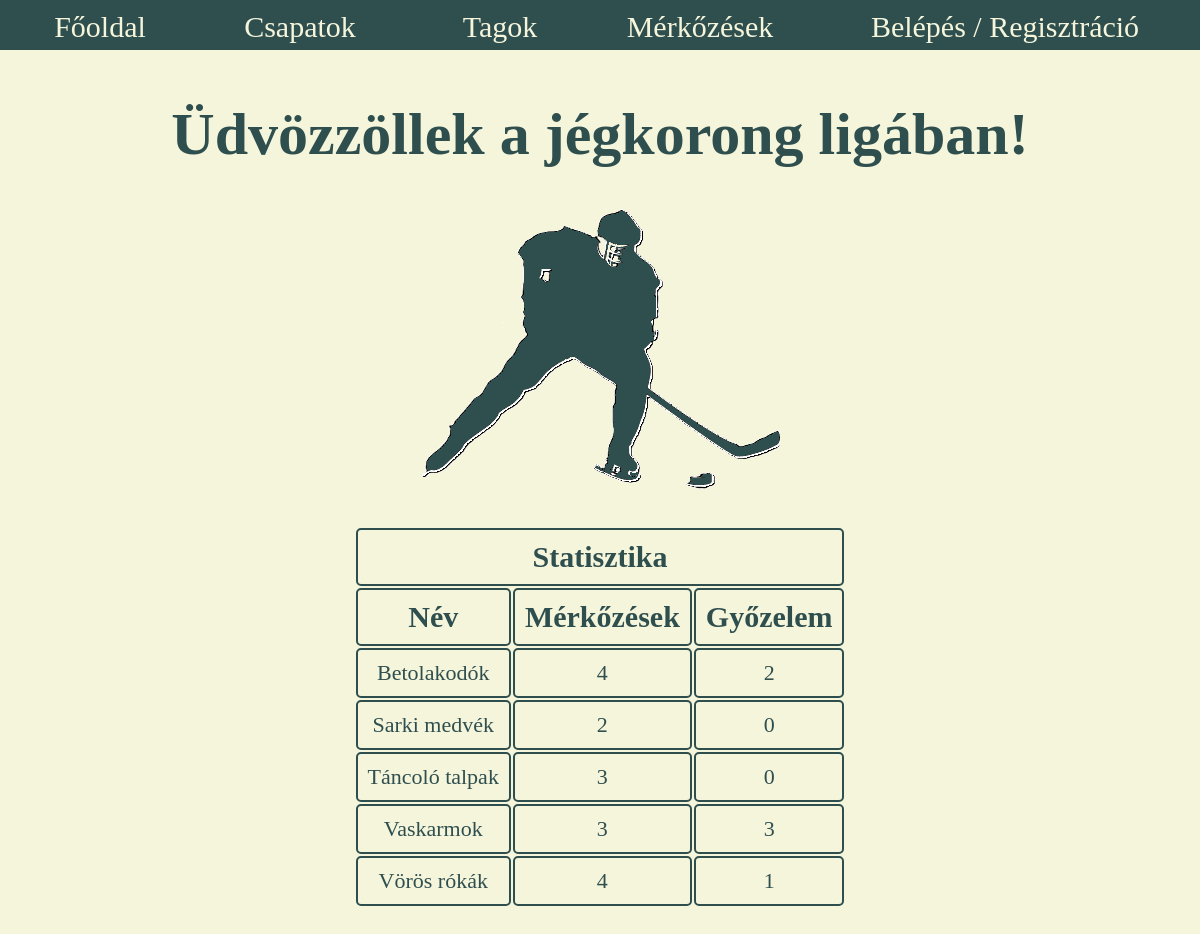
The page / on the database its author committed.
### tables this page shows
CREATE TABLE `csapat` (
  `nev` varchar(50) NOT NULL,
  `varos` varchar(50) NOT NULL,
  `alapitaseve` int(4) NOT NULL
);

### main/db_connect.php (called while the page is built, shortened)
<?php
function csapatsport_connect(){
    $csatlakozas = mysqli_connect("localhost","root","") or die("Nem lehet csatlakozni!");
    mysqli_query($csatlakozas, "SET NAMES utf8");
    mysqli_query($csatlakozas, "SET Character_set_results=utf8");
    mysqli_set_charset($csatlakozas,"utf8");
    return $csatlakozas;
}
function csapatokstatisztika1()
{
    if (!($csapat_statisztika = csapatsport_connect())) {
        echo "Sikertelen Lekérés!";
        return false;
    }
    $leker = mysqli_query($csapat_statisztika, "SELECT nev, count(me.eredmeny) as osszes_meccs FROM merkozes me JOIN csapat csa ON me.csapatnev1 = csa.nev or me.csapatnev2 = csa.nev and me.eredmeny <> 'Nincs rögzítve' GROUP by nev;");
    return $leker;
}
function csapatokstatisztika2()
{
    if (!($csapat_statisztika2 = csapatsport_connect())) {
        echo "Sikertelen Lekérés!";
        return false;
    }
    $leker = mysqli_query($csapat_statisztika2, "SELECT nyertes, COUNT(*) as nyeresek FROM(select
CASE
    WHEN cast(substr(eredmeny,1, 1) as int) > cast(substr(eredmeny,5, 5) as int) THEN merkozes.csapatnev1
    WHEN cast(substr(eredmeny,1, 1) as int) < cast(substr(eredmeny,5, 5) as int) THEN merkozes.csapatnev2
end as nyertes
FROM merkozes) as nyertes_keres
GROUP BY nyertes
HAVING nyertes != 'NULL'");
    return $leker;
}

### index.php (the view, shortened to what this page needs)
<?php
require_once "main/db_connect.php"
?>
<!DOCTYPE html>
<html lang="hu">
<head>
    <link rel="stylesheet" href="css/style.css">
</head>
<body>
<header>
    <div id="menu"><ul>
            <li><a href="index.php">Főoldal</a></li>
            <li><a href="main/csapat_no_in.php">Csapatok</a></li>
            <li><a href="main/tag_no_in.php">Tagok</a></li>
            <li><a href="main/merkozes_no_in.php">Mérkőzések</a></li>
            <li><a href="main/bere.php" style="width: 270px; padding-left: 70px">Belépés / Regisztráció</a></li>
    </div>
</header>
<div id="main"><h1>Üdvözzöllek a jégkorong ligában!</h1>
    <p style="text-align: center"> <img src="css/logo.png" alt="NHL_logo"></p>
    <table><tr><th colspan="5">Statisztika</th> </tr>
        <tr>
            <th>Név</th>
            <th>Mérkőzések</th>
            <th>Győzelem</th>
        </tr>
        <?php
        $db = 0;
        $csapatok_statisztika = csapatokstatisztika1();
        $csapatok_statisztika2 = csapatokstatisztika2();
        while ($sor = mysqli_fetch_assoc($csapatok_statisztika)) {
            echo '<tr>';
            echo '<td>'.$sor['nev'].'</td>';
            echo '<td>'.$sor['osszes_meccs'].'</td>';
            while($sor2 = mysqli_fetch_assoc($csapatok_statisztika2)) {
                if ($sor2['nyertes'] == $sor['nev']) {
                    echo '<td>'.$sor2['nyeresek'].'</td>';
                    $db++;
                    break;
                }
            }
            $csapatok_statisztika2 = csapatokstatisztika2();
            if ($db === 0) {
                echo '<td> 0 </td>';
            }
            $db = 0;
            echo '</tr>';
        }
        ?>
</div>
</body>
</html>

### css/style.css (style rules this page uses)
:root { --vaj: beige; --zoldes: darkslategray; --szurke: lightgray; --lightmandarin: #d0b588; }
body { background-color: var(--vaj); margin: 0; padding: 0; }
header { position: fixed; top: 0; width: 100%; height: 50px; background-color: var(--zoldes); z-index: 1; }
#menu { width: 1250px; margin: 10px auto 0; font-size:30px }
#menu ul { padding: 0; margin: 0; color:var(--vaj); background:var(--zoldes); width:100%; }
#menu li { position:relative; float:left; list-style-type:none; text-align:center; }
#menu li a { display:block; text-decoration:none; color:var(--vaj); width:200px; }
#main { margin-top: 100px; text-align: center; font-size: 30px; color: var(--zoldes); }
#main table { margin: 0 auto; border-radius: 10px; padding-bottom: 50px; }
#main table th, td { padding: 10px; border: 2px solid var(--zoldes); border-radius: 5px }
#main table td { font-size: 22px; }

### rows shown on the page
csapat: nev "Betolakodók", osszes_meccs "4", nyeresek "2"
csapat: nev "Sarki medvék", osszes_meccs "2", shows "0"
csapat: nev "Táncoló talpak", osszes_meccs "3", shows "0"
csapat: nev "Vaskarmok", osszes_meccs "3", nyeresek "3"
csapat: nev "Vörös rókák", osszes_meccs "4", nyeresek "1"
